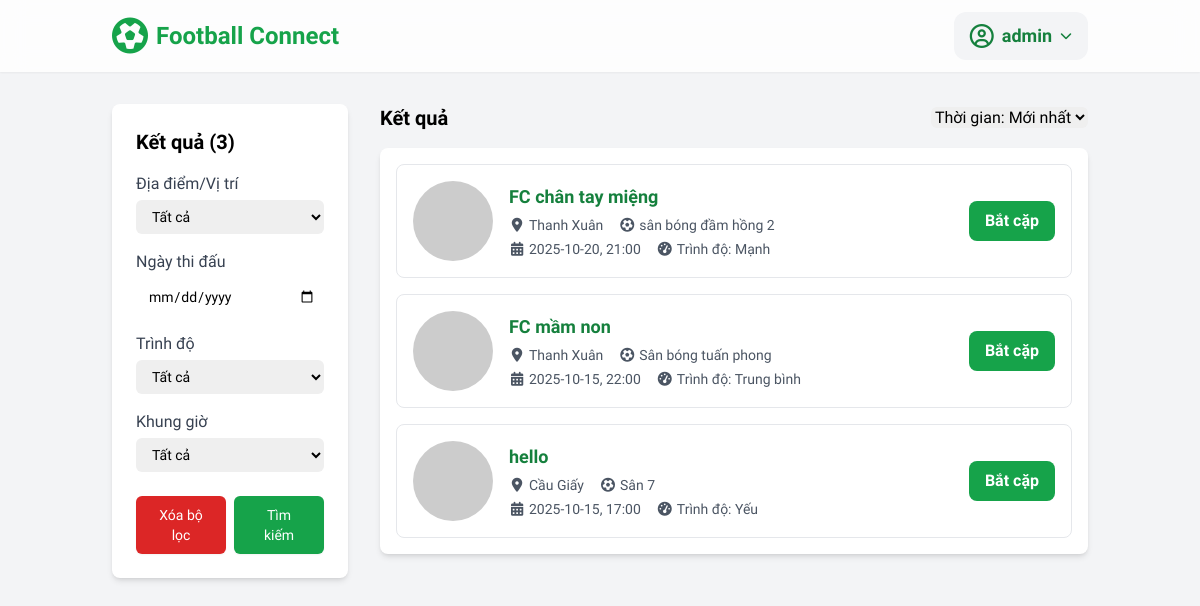
/find_match (signed in), run on an earlier commit of the app's database.
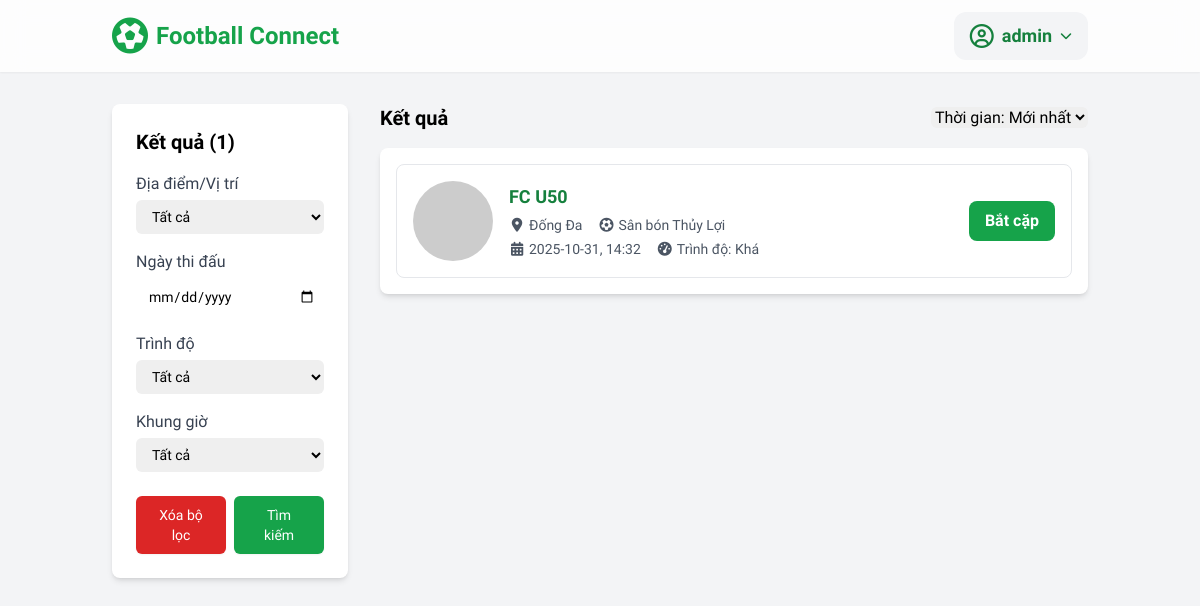
And on a later commit of the database.
### app.py (models this page shows, shortened)
class User(UserMixin, db.Model):
    id = db.Column(db.Integer, primary_key=True)
    username = db.Column(db.String(100), unique=True, nullable=False)
    password = db.Column(db.String(100), nullable=False)
    email = db.Column(db.String(120), unique=True, nullable=False)
    phone = db.Column(db.String(20))
    posts = db.relationship('Post', backref='author', lazy=True)

class Post(db.Model):
    id = db.Column(db.Integer, primary_key=True)
    title = db.Column(db.String(200), nullable=False)
    location = db.Column(db.String(200), nullable=False)
    pitch = db.Column(db.String(100), nullable=False)
    match_date = db.Column(db.String(50), nullable=False)
    skill_level = db.Column(db.String(50), nullable=False)
    time_frame = db.Column(db.String(50), nullable=False)
    notes = db.Column(db.Text, nullable=True)
    user_id = db.Column(db.Integer, db.ForeignKey('user.id'), nullable=False)
    username = db.Column(db.String(100), nullable=False)
    status = db.Column(db.String(20), nullable=False, default='open')
    ratings = db.relationship('Rating', backref='post', lazy=True)

### app.py (the view)
@app.route('/find_match')
@login_required
def find_match():
    posts = Post.query.filter_by(status='open').order_by(Post.id.desc()).all()
    return render_template('find_match.html', posts=posts)

### app.py (called while the page is built)
@login_manager.user_loader
def load_user(user_id):
    return User.query.get(int(user_id))

### templates/find_match.html (shortened to what this page needs)
<!DOCTYPE html>
<html lang="vi">
<head>
    <script src="https://cdn.tailwindcss.com"></script>
    <link rel="stylesheet" href="https://cdnjs.cloudflare.com/ajax/libs/font-awesome/6.4.2/css/all.min.css">
</head>
<body class="bg-gray-100">
    <nav class="bg-white/80 backdrop-blur-md shadow-sm sticky top-0 z-50">
        <div class="container mx-auto px-6 py-3 flex justify-between items-center">
            <a href="{{ url_for('home') }}" class="flex items-center font-bold text-2xl text-green-600">
                <i class="fa-solid fa-futbol text-green-600 text-4xl mr-2"></i>
                <span>Football Connect</span>
            </a>
            <div class="flex items-center space-x-3">
                {% if current_user.is_authenticated %}
                <div class="relative">
                    <button id="user-menu-button" class="flex items-center bg-gray-100 rounded-xl px-4 py-2 space-x-2 text-left hover:bg-gray-200 focus:outline-none transition">
                        <i class="fa-regular fa-user-circle text-green-700 text-2xl"></i>
                        <span class="font-bold text-green-700 text-lg">{{ current_user.username }}</span>
                        <i class="fa-solid fa-chevron-down text-green-700 text-xs ml-2"></i>
                    </button>
                </div>
                {% endif %}
            </div>
        </div>
    </nav>
    <main class="container mx-auto px-6 py-8">
        <div class="flex space-x-8">
            <aside class="w-1/4">
                <div class="bg-white p-6 rounded-lg shadow-md">
                    <h2 class="text-xl font-bold mb-4">Tìm đối bắt cặp đấu</h2>
                    <form>
                        <div class="space-y-4">
                            <div>
                                <label for="location" class="block text-base font-medium text-gray-700">Địa điểm/Vị trí</label>
                                <select id="location" name="location" class="mt-1 block w-full pl-3 pr-10 py-2 text-base border-gray-300 focus:outline-none focus:ring-green-500 focus:border-green-500 sm:text-sm rounded-md">
                                    <option>Tất cả</option>
                                </select>
                            </div>
                            <div>
                                <label for="match_date" class="block text-base font-medium text-gray-700">Ngày thi đấu</label>
                                <input type="date" id="match_date" name="match_date" class="mt-1 block w-full pl-3 pr-2 py-2 text-base border-gray-300 focus:outline-none focus:ring-green-500 focus:border-green-500 sm:text-sm rounded-md">
                            </div>
                            <div>
                                <label for="skill_level" class="block text-base font-medium text-gray-700">Trình độ</label>
                                <select id="skill_level" name="skill_level" class="mt-1 block w-full pl-3 pr-10 py-2 text-base border-gray-300 focus:outline-none focus:ring-green-500 focus:border-green-500 sm:text-sm rounded-md">
                                    <option>Tất cả</option>
                                </select>
                            </div>
                            <div>
                                <label for="time_frame" class="block text-base font-medium text-gray-700">Khung giờ</label>
                                <select id="time_frame" name="time_frame" class="mt-1 block w-full pl-3 pr-10 py-2 text-base border-gray-300 focus:outline-none focus:ring-green-500 focus:border-green-500 sm:text-sm rounded-md">
                                    <option value="Tất cả">Tất cả</option>
                                </select>
                            </div>
                            <div class="flex space-x-2 pt-2">
                                <button type="button" id="reset-filter-button" class="w-1/2 flex items-center justify-center px-4 py-2 border border-transparent shadow-sm text-sm font-medium rounded-md text-white bg-red-600 hover:bg-red-700">
                                    Xóa bộ lọc
                                </button>
                                <button type="button" id="filter-button" class="w-1/2 flex items-center justify-center px-4 py-2 border border-transparent shadow-sm text-sm font-medium rounded-md text-white bg-green-600 hover:bg-green-700">
                                    Tìm kiếm
                                </button>
                            </div>
                        </div>
                    </form>
                </div>
            </aside>
            <div class="w-3/4">
                <div class="flex justify-between items-center mb-4">
                    <h2 class="text-xl font-bold">Kết quả</h2>
                    <div>
                        <select class="border-gray-300 rounded-md">
                            <option>Thời gian: Mới nhất</option>
                        </select>
                    </div>
                </div>
                <div id="results-container" class="bg-white p-4 rounded-lg shadow-md">
                    <div class="space-y-4">
                        {% if posts %}
                            {% for post in posts %}
                            <div class="match-card border border-gray-200 rounded-lg p-4 flex justify-between items-center hover:bg-gray-50 transition"
                                 data-location="{{ post.location }}"
                                 data-match-date="{{ post.match_date }}"
                                 data-skill-level="{{ post.skill_level }}"
                                 data-time-frame="{{ post.time_frame }}"
                                 data-author-name="{{ post.username }}"
                                 data-author-phone="{{ post.author.phone }}">
                                <div class="flex items-center space-x-4">
                                    <img src="https://ui-avatars.com/api/?name={{ post.username[0] }}&background=random&color=fff&rounded=true&size=56" alt="Team Logo" class="rounded-full">
                                    <div>
                                        <h3 class="text-lg font-bold text-green-700">{{ post.title }}</h3>
                                        <div class="flex flex-col sm:flex-row sm:space-x-4 text-sm text-gray-600 mt-1">
                                            <p><i class="fa-solid fa-location-dot w-4 mr-1 text-center"></i>{{ post.location }}</p>
                                            <p><i class="fa-solid fa-futbol w-4 mr-1 text-center"></i>{{ post.pitch }}</p>
                                        </div>
                                        <div class="flex space-x-4 text-sm text-gray-600 mt-1">
                                            <span><i class="fa-solid fa-calendar-days w-4 mr-1 text-center"></i>{{ post.match_date }}, {{ post.time_frame }}</span>
                                            <span><i class="fa-solid fa-gauge-high w-4 mr-1 text-center"></i>Trình độ: {{ post.skill_level }}</span>
                                        </div>
                                    </div>
                                </div>
                                <button class="contact-button bg-green-600 text-white font-bold py-2 px-4 rounded-lg hover:bg-green-700 transition">
                                    Bắt cặp
                                </button>
                            </div>
                            {% endfor %}
                        {% else %}
                        <div class="text-center text-gray-500 py-10">
                            <p>Không có tin đăng nào.</p>
                        </div>
                        {% endif %}
                    </div>
                </div>
            </div>
        </div>
    </main>
</body>
</html>

### templates/find_match.html (style rules this page uses)
body { font-family: 'Be Vietnam Pro', sans-serif; }

What changed in the data, as far as the page shows it:
removed Post: title "FC chân tay miệng", location "Thanh Xuân", pitch "sân bóng đầm hồng 2", match_date "2025-10-20", time_frame "21:00", skill_level "Mạnh"
removed Post: title "FC mầm non", location "Thanh Xuân", pitch "Sân bóng tuấn phong", match_date "2025-10-15", time_frame "22:00", skill_level "Trung bình"
removed Post: title "hello", location "Cầu Giấy", pitch "Sân 7", match_date "2025-10-15", time_frame "17:00", skill_level "Yếu"
added Post: title "FC U50", location "Đống Đa", pitch "Sân bón Thủy Lợi", match_date "2025-10-31", time_frame "14:32", skill_level "Khá"
Also different on the page:
text written by a page script: "Kết quả (3)" → "Kết quả (1)"
